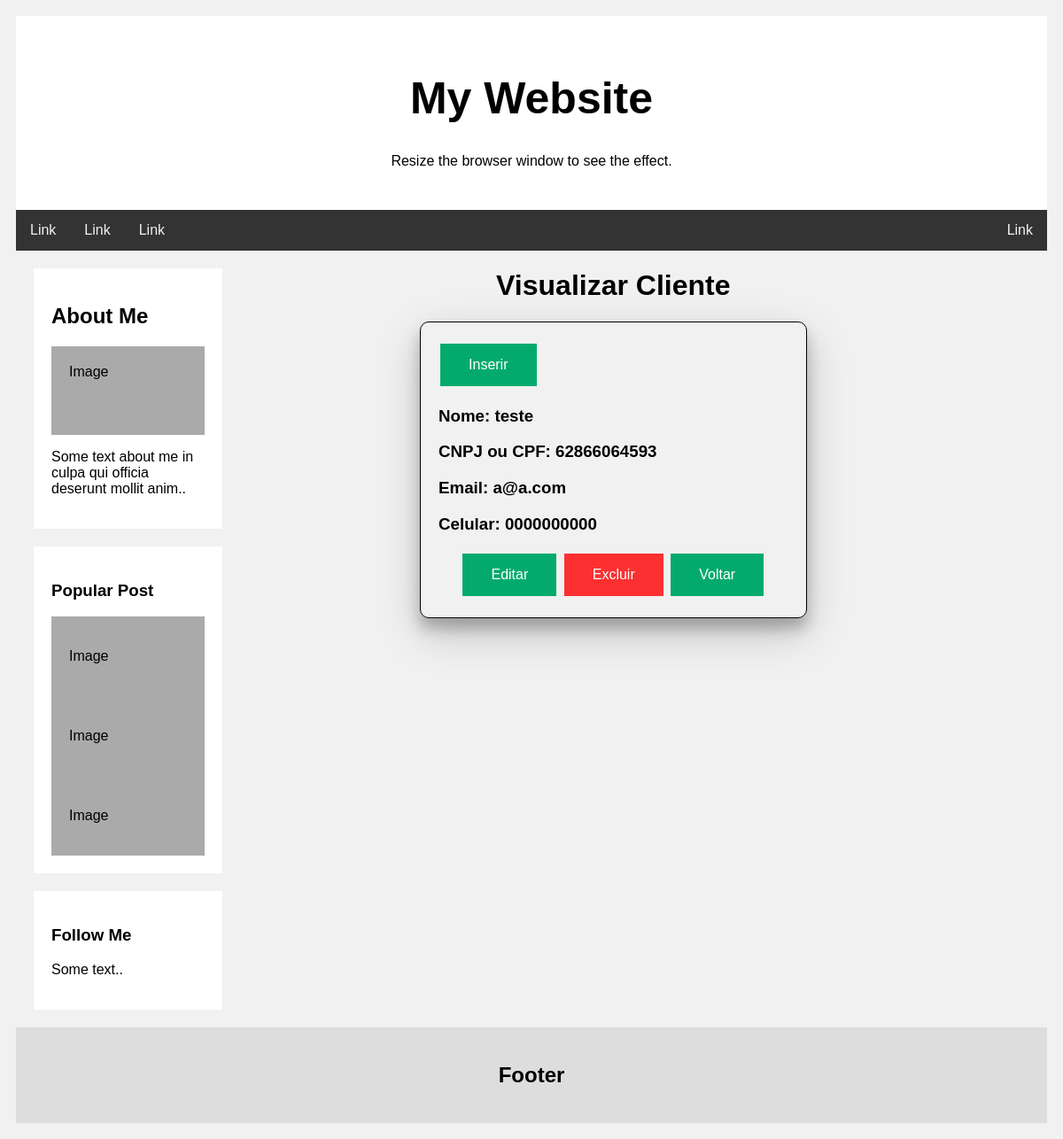
Page /view/14 on the committed database.
### clientes/models.py (models this page shows, shortened)
class Clientes(models.Model):
    Nome = models.CharField(max_length=100)
    CNPJ_CPF = models.CharField(unique=True, max_length=11)
    Email = models.CharField(max_length=100, unique=True)
    Celular = models.CharField(max_length=100)

### clientes/views.py (the view)
# urls.py: path('view/<int:pk>', ClienteView, name='ClienteView'),
def ClienteView(request, pk):
    try:
        ClientesFor = Clientes.objects.get(pk=pk)
        return render(request, 'ClienteView.html', {'Clientes': ClientesFor})
    except Exception as e:
        messages.warning(request, "Erro ao carregar dados por favor tente novamente mais tarde!")
        return HttpResponsePermanentRedirect(reverse('ClientesList'))

### clientes/Templates/ClienteView.html (shortened to what this page needs)
{% extends 'base.html' %}
{% block content %}
    <div class="container mt-5">
        <h1 style="text-align: center;">Visualizar Cliente</h1>
        <div class="borderview border">
          <a href="{% url 'ClienteInsert' %}" class="buttonSuccess ">Inserir</a>
          <h3><p>Nome: {{ Clientes.Nome }}</p></h3>
          <h3><p>CNPJ ou CPF: {{ Clientes.CNPJ_CPF }}</p></h3>
          <h3><p>Email: {{ Clientes.Email }}</p></h3>
          <h3><p>Celular: {{ Clientes.Celular }}</p></h3>
          <p style="margin: auto; text-align: center; margin: auto;">
            <a href="{% url 'ClienteEdit' Clientes.id %}" class="buttonSuccess ">Editar</a>
            <a href="{% url 'ClienteDelete' Clientes.id %}" class="buttonWarning ">Excluir</a>
            <a href="{% url 'ClientesList' %}" class="buttonSuccess ">Voltar</a>
          </p>
        </div>
    </div>
{% endblock %}

### static/all.css (style rules this page uses)
* { box-sizing: border-box; }
body { font-family: Arial; padding: 10px; background: #f1f1f1; }
.buttonSuccess { background-color: #04AA6D; border: none; color: white; padding: 15px 32px; text-align: center; text-decoration: none; display: inline-block; font-size: 16px; margin: 4px 2px; cursor: pointer; -webkit-transition-duration: 0.4s; transition-duration: 0.4s; }
.buttonWarning { background-color: rgba(255, 0, 0, 0.801); border: none; color: white; padding: 15px 32px; text-align: center; text-decoration: none; display: inline-block; font-size: 16px; margin: 4px 2px; cursor: pointer; -webkit-transition-duration: 0.4s; transition-duration: 0.4s; }
.borderview { width: 50%; margin: auto; border: 1px solid #000; padding: 20px; border-radius: 10px; }
.border { box-shadow: 0 12px 16px 0 rgba(0,0,0,0.24),0 17px 50px 0 rgba(0,0,0,0.19); }

### rows in the picture
Clientes: Nome "teste", CNPJ_CPF "62866064593", Email "a@a.com", Celular "0000000000"
